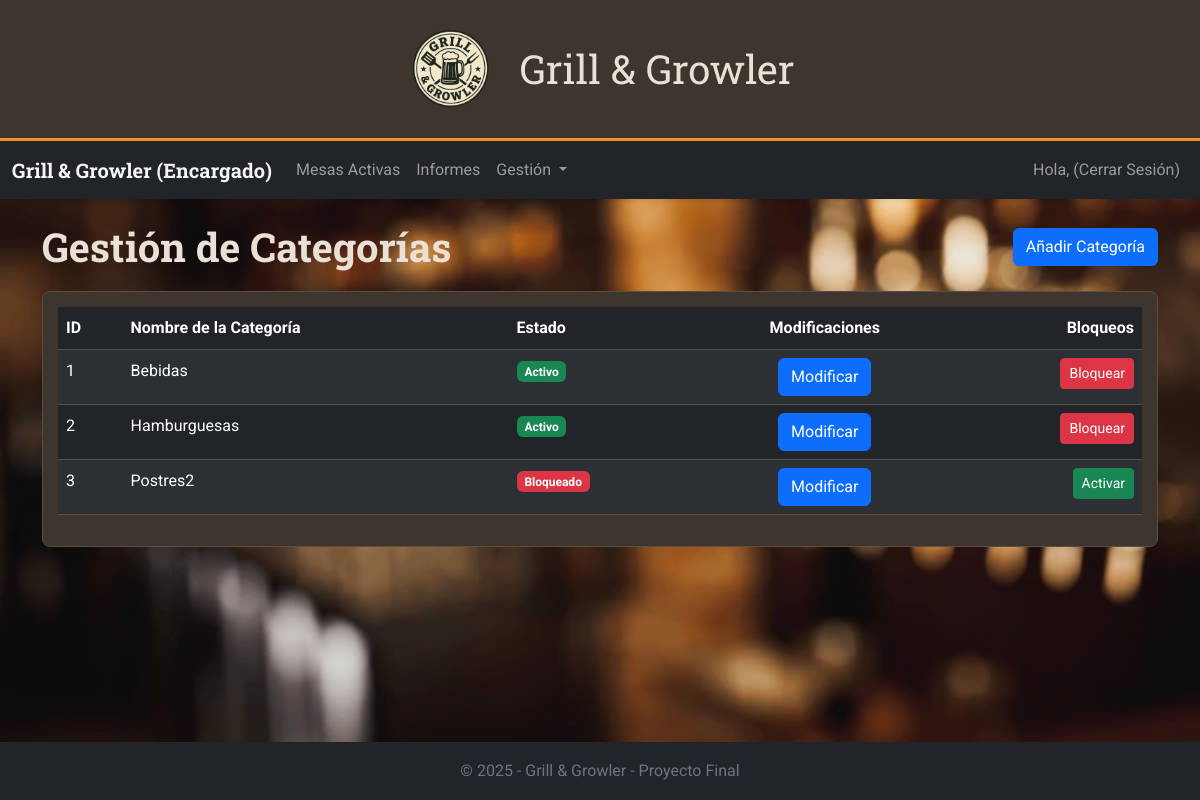
The app's page /Bootstrap/encargado/gestion_categorias.php with its own data.
### tables this page shows
CREATE TABLE `categoria` (
  `idc` int(11) NOT NULL,
  `nombre` varchar(50) NOT NULL,
  `estado` tinyint(1) NOT NULL COMMENT '0 - habilitado\r\n1 - deshabilitado'
);

### Bootstrap/encargado/gestion_categorias.php (the view, shortened to what this page needs)
<!DOCTYPE html>
<html lang="es">
<head>
    <link rel="stylesheet" href="../css/bootstrap.min.css">
    <link rel="stylesheet" href="../css/style.css">
</head>
<body class="d-flex flex-column min-vh-100">
    <?php include '../includes/header.php'; ?>
    <?php include 'navbar_encargado.php'; ?>
    <main class="container mt-4 flex-grow-1">
        <div class="d-flex justify-content-between align-items-center mb-3">
            <h1 class="titulo" style="margin-top: 0; margin-bottom: 0;">Gestión de Categorías</h1>
            <button type="button" class="btn btn-primary" data-bs-toggle="modal" data-bs-target="#modalAñadirCategoria">
                Añadir Categoría
            </button>
        </div>
        <div class="caja">
            <div class="table-responsive">
                <table class="table table-dark table-striped table-hover">
                    <thead>
                        <tr>
                            <th>ID</th>
                            <th>Nombre de la Categoría</th>
                            <th>Estado</th>
                            <th class='text-center'>Modificaciones</th>
                            <th class="text-end">Bloqueos</th>
                        </tr>
                    </thead>
                    <tbody>
                        <?php
                        include("../includes/conexion.php");
                        $consulta_categoria = "SELECT * FROM categoria";
                        $result = mysqli_query($conn, $consulta_categoria);
                        if (mysqli_num_rows($result) > 0) {
                            while ($row = mysqli_fetch_array($result)) {
                                $idc = $row['idc'];
                                $nombre = $row['nombre'];
                                if ($row['estado'] == 0) {
                                    $estado = 'Activo';
                                    $color = 'success';
                                    $bloquear = false;
                                } else {
                                    $estado = 'Bloqueado';
                                    $color = 'danger';
                                    $bloquear = true;
                                }
                                echo "<tr>";
                                echo "<td>" . ($idc) . "</td>";
                                echo "<td>" . ($nombre) . "</td>";
                                echo "<td><span class='badge bg-" . $color . "'>" . ($estado) . "</td>";
                                echo "<td class='text-center'>
                                        <button type='button' class='btn btn-primary' data-bs-toggle='modal' data-bs-target='#modalModificar$idc'>
                                            Modificar
                                        </button>
                                    </td>";
                                echo "<td class='text-end'>
                                        <form action='gestion_categorias.php' method='POST'>
                                            <input type='hidden' name='idc' value='$idc'>";
                                            if (!$bloquear) {
                                                echo "<button type='submit' name='bloquear' class='btn btn-danger btn-sm'>Bloquear</button>";
                                            } else {
                                                echo "<button type='submit' name='activar' class='btn btn-success btn-sm'>Activar</button>";
                                            }
                                echo "</form>
                                        </td>";
                                echo "</tr>";
                            }
                        }
                        ?>
            </div>
        </div>
    </main>
    <?php include '../includes/footer.php'; ?>
</body>
</html>

### records on screen
categoria: idc "1", nombre "Bebidas", estado "Activo", shows "Bloquear"
categoria: idc "2", nombre "Hamburguesas", estado "Activo", shows "Bloquear"
categoria: idc "3", nombre "Postres2", estado "Bloqueado", shows "Activar"
